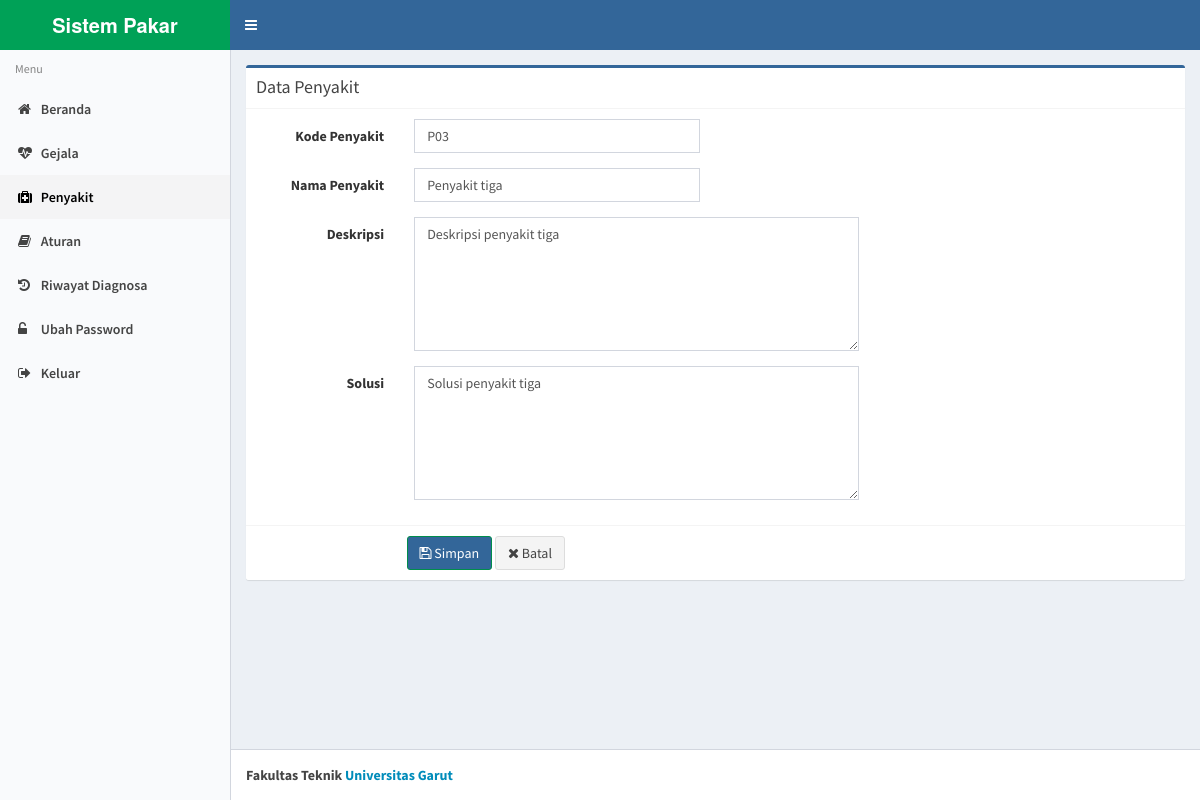
The app's page /index.php?page=update_penyakit&id=3&action=edit (signed in) with its own data.
### tables this page shows
CREATE TABLE `penyakit` (
  `id_penyakit` int(11) NOT NULL,
  `kode_penyakit` varchar(20) NOT NULL,
  `nama_penyakit` varchar(50) NOT NULL,
  `deskripsi` text NOT NULL,
  `solusi` text NOT NULL
);

### penyakit_update.php (the view, shortened to what this page needs)
<?php
$link_data = '?page=penyakit';
$link_update = '?page=update_penyakit';
$kode_penyakit = '';
$nama_penyakit = '';
$deskripsi = '';
$solusi = '';
if (isset($_POST['save'])) {
    $error = '';
    $id = $_POST['id'];
    $action = $_POST['action'];
    $kode_penyakit = $_POST['kode_penyakit'];
    $nama_penyakit = mysqli_escape_string($con, $_POST['nama_penyakit']);
    $deskripsi = mysqli_escape_string($con, $_POST['deskripsi']);
    $solusi = mysqli_escape_string($con, $_POST['solusi']);
    if (empty($error)) {
        if ($action == 'add') {
            if (mysqli_num_rows(mysqli_query($con, "select * from penyakit where kode_penyakit='" . $kode_penyakit . "'")) > 0) {
                $error = 'Kode Penyakit sudah ada';
            } else {
                $q = "insert into penyakit(kode_penyakit,nama_penyakit,deskripsi,solusi) values ('" . $kode_penyakit . "','" . $nama_penyakit . "','" . $deskripsi . "','" . $solusi . "')";
                mysqli_query($con, $q);
                exit("<script>location.href='" . $link_data . "';</script>");
            }
        }
        if ($action == 'edit') {
            $q = mysqli_query($con, "select * from penyakit where id_penyakit='" . $id . "'");
            $r = mysqli_fetch_array($q);
            $kode_penyakit_tmp = $r['kode_penyakit'];
            if (mysqli_num_rows(mysqli_query($con, "select * from penyakit where kode_penyakit='" . $kode_penyakit . "' and kode_penyakit<>'" . $kode_penyakit_tmp . "'")) > 0) {
                $error = 'Kode Penyakit sudah ada';
            } else {
                $q = "update penyakit set kode_penyakit='" . $kode_penyakit . "',nama_penyakit='" . $nama_penyakit . "',deskripsi='" . $deskripsi . "',solusi='" . $solusi . "' where id_penyakit='" . $id . "'";
                mysqli_query($con, $q);
                exit("<script>location.href='" . $link_data . "';</script>");
            }
        }
    }
} else {
    $action = empty($_GET['action']) ? 'add' : $_GET['action'];
    if ($action == 'edit') {
        $id = $_GET['id'];
        $q = mysqli_query($con, "select * from penyakit where id_penyakit='" . $id . "'");
        $r = mysqli_fetch_array($q);
        $kode_penyakit = $r['kode_penyakit'];
        $nama_penyakit = $r['nama_penyakit'];
        $deskripsi = $r['deskripsi'];
        $solusi = $r['solusi'];
    }
}
?>
<div class="box box-success">
    <div class="box-header with-border">
        <h3 class="box-title">Data Penyakit</h3>
    </div>
    <form class="form-horizontal" action="<?php echo $link_update; ?>" method="post">
        <div class="box-body">
            <div class="form-group">
                <label for="kode_penyakit" class="col-sm-2 control-label">Kode Penyakit</label>
                <div class="col-sm-4">
                    <input name="kode_penyakit" id="kode_penyakit" class="form-control" required type="text" value="<?php echo $kode_penyakit; ?>">
                </div>
            </div>
            <div class="form-group">
                <label for="nama_penyakit" class="col-sm-2 control-label">Nama Penyakit</label>
                <div class="col-sm-4">
                    <input name="nama_penyakit" id="nama_penyakit" class="form-control" required type="text" value="<?php echo $nama_penyakit; ?>">
                </div>
            </div>
            <div class="form-group">
                <label for="deskripsi" class="col-sm-2 control-label">Deskripsi</label>
                <div class="col-sm-6">
                    <textarea name="deskripsi" id="deskripsi" class="form-control" rows="6"><?php echo $deskripsi; ?></textarea>
                </div>
            </div>
            <div class="form-group">
                <label for="solusi" class="col-sm-2 control-label">Solusi</label>
                <div class="col-sm-6">
                    <textarea name="solusi" id="solusi" class="form-control" rows="6"><?php echo $solusi; ?></textarea>
                </div>
            </div>
        </div>
        <div class="box-footer">
            <div class="text-center col-sm-6">
                <button type="submit" name="save" class="btn btn-success"><i class="fa fa-save"></i> Simpan</button>
                <a href="<?php echo $link_data; ?>" class="btn btn-default"><i class="fa fa-times"></i> Batal</a>
            </div>
        </div>
    </form>
</div>

### records on screen
penyakit: kode_penyakit "P03", nama_penyakit "Penyakit tiga", deskripsi "Deskripsi penyakit tiga", solusi "Solusi penyakit tiga"
